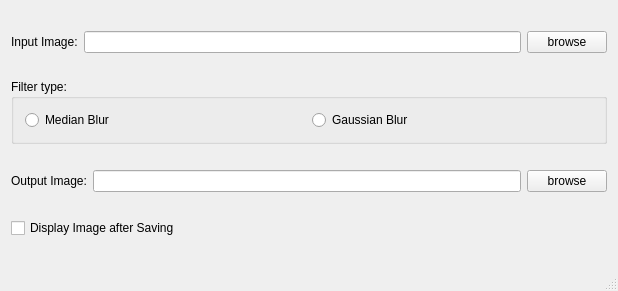
<?xml version="1.0" encoding="UTF-8"?>
<ui version="4.0">
 <class>MainWindow</class>
 <widget class="QMainWindow" name="MainWindow">
  <property name="geometry">
   <rect>
    <x>0</x>
    <y>0</y>
    <width>618</width>
    <height>291</height>
   </rect>
  </property>
  <property name="windowTitle">
   <string>Blurrer</string>
  </property>
  <property name="windowIcon">
   <iconset>
    <normaloff>test.jpg</normaloff>test.jpg</iconset>
  </property>
  <property name="autoFillBackground">
   <bool>true</bool>
  </property>
  <property name="iconSize">
   <size>
    <width>1024</width>
    <height>1024</height>
   </size>
  </property>
  <widget class="QWidget" name="centralWidget">
   <layout class="QVBoxLayout" name="verticalLayout">
    <item>
     <layout class="QHBoxLayout" name="horizontalLayout">
      <item>
       <widget class="QLabel" name="label_5">
        <property name="text">
         <string>Input Image:</string>
        </property>
       </widget>
      </item>
      <item>
       <widget class="QLineEdit" name="inputLineEdit"/>
      </item>
      <item>
       <widget class="QPushButton" name="input_button_browse">
        <property name="text">
         <string>browse</string>
        </property>
        <property name="icon">
         <iconset theme=":/images/test.jpg"/>
        </property>
       </widget>
      </item>
     </layout>
    </item>
    <item>
     <widget class="QGroupBox" name="groupBox">
      <property name="sizePolicy">
       <sizepolicy hsizetype="Minimum" vsizetype="Fixed">
        <horstretch>0</horstretch>
        <verstretch>0</verstretch>
       </sizepolicy>
      </property>
      <property name="title">
       <string>Filter type:</string>
      </property>
      <layout class="QHBoxLayout" name="horizontalLayout_5">
       <item>
        <widget class="QRadioButton" name="mblur_radiobutton">
         <property name="text">
          <string>Median Blur</string>
         </property>
        </widget>
       </item>
       <item>
        <widget class="QRadioButton" name="gblur_radiobutton">
         <property name="text">
          <string>Gaussian Blur</string>
         </property>
        </widget>
       </item>
      </layout>
     </widget>
    </item>
    <item>
     <layout class="QHBoxLayout" name="horizontalLayout_4">
      <item>
       <widget class="QLabel" name="label_7">
        <property name="text">
         <string>Output Image:</string>
        </property>
       </widget>
      </item>
      <item>
       <widget class="QLineEdit" name="OutputLineEdit"/>
      </item>
      <item>
       <widget class="QPushButton" name="output_button_browse">
        <property name="text">
         <string>browse</string>
        </property>
       </widget>
      </item>
     </layout>
    </item>
    <item>
     <widget class="QCheckBox" name="display_image_checkbox">
      <property name="text">
       <string>Display Image after Saving</string>
      </property>
     </widget>
    </item>
   </layout>
  </widget>
  <widget class="QStatusBar" name="statusBar"/>
 </widget>
 <layoutdefault spacing="6" margin="11"/>
 <resources/>
 <connections/>
</ui>
